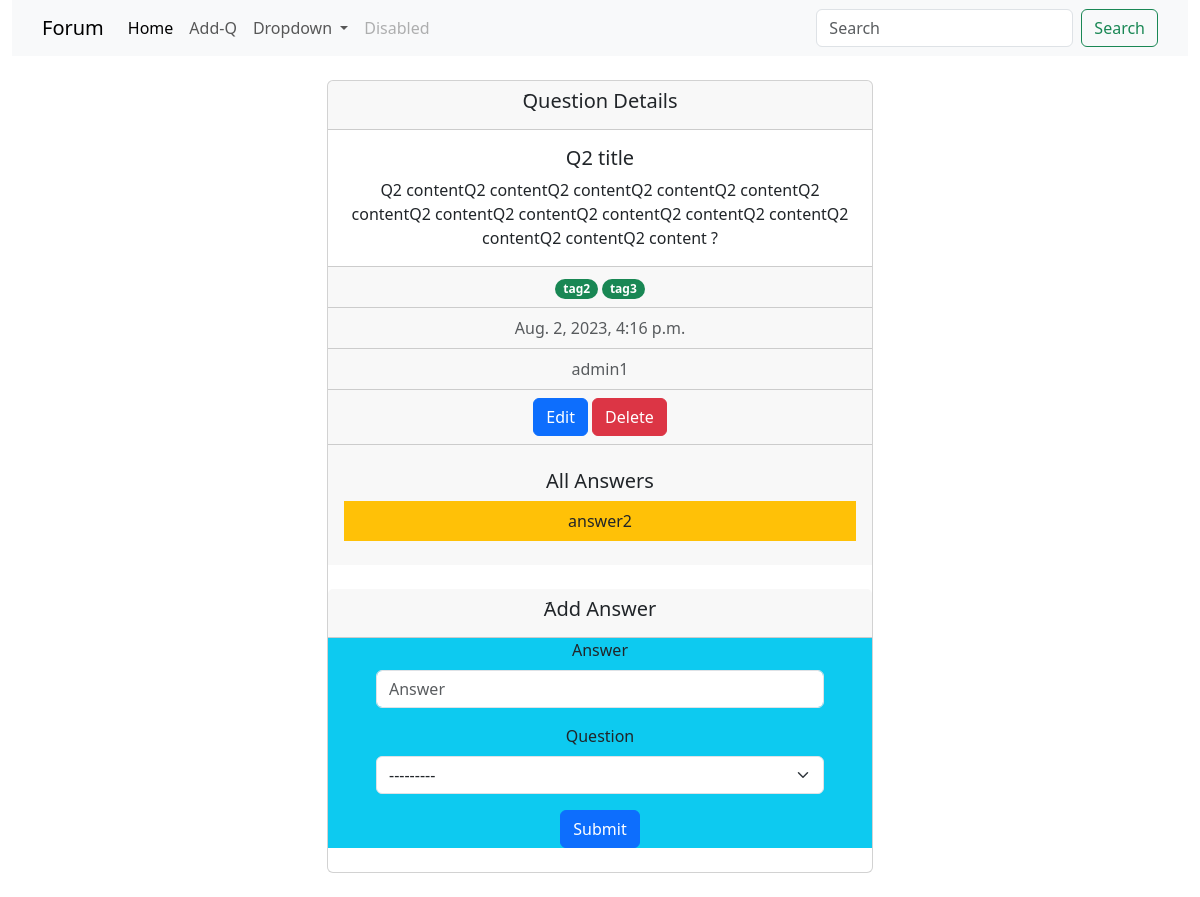
/questions/2, run on an earlier commit of the app's database.
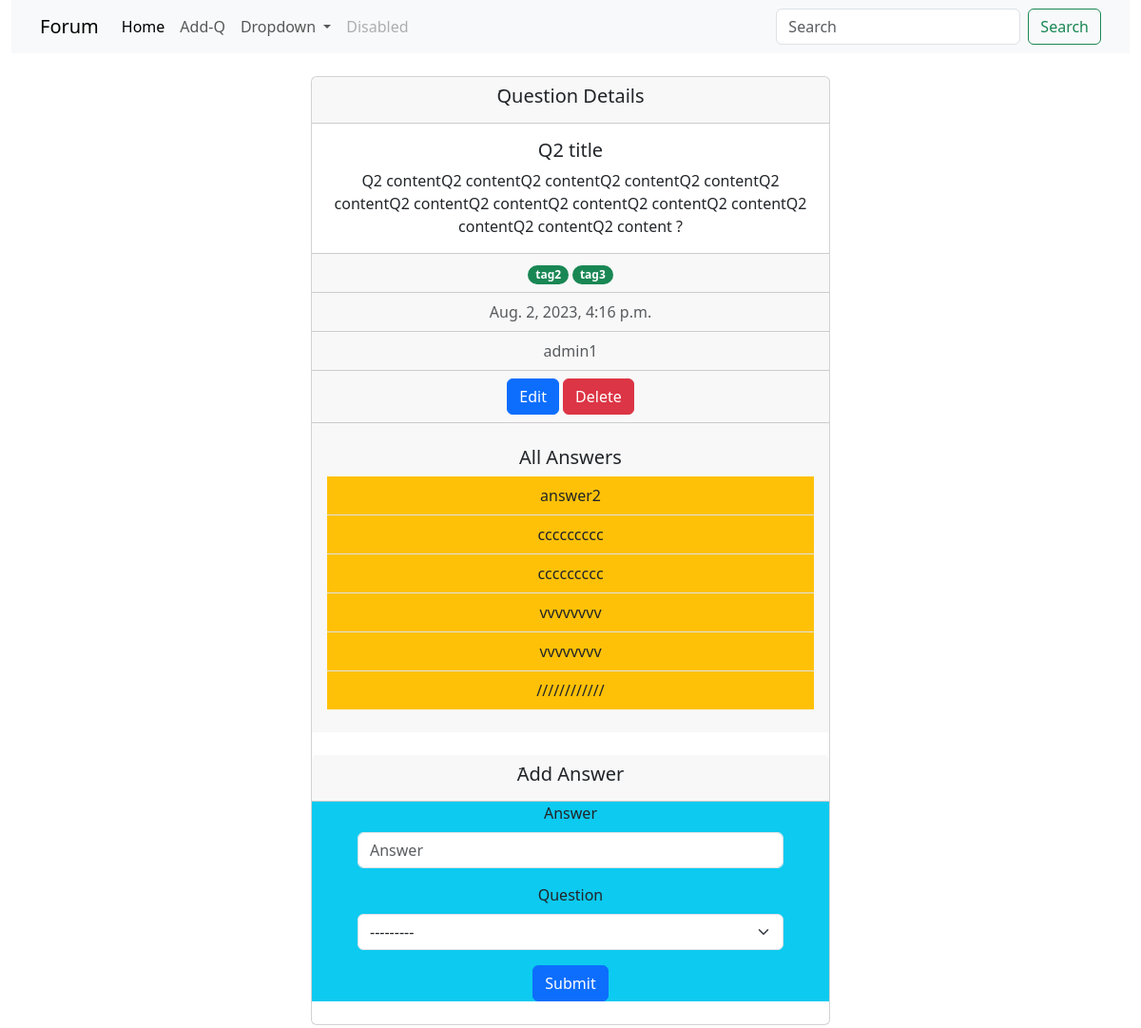
And on a later commit of the database.
### forum/models.py (models this page shows, shortened)
class Answer(models.Model):
    author = models.ForeignKey(User, related_name='answer_user', on_delete=models.CASCADE)
    answer = models.CharField(max_length=100)
    created_at = models.DateTimeField(default=timezone.now)
    question = models.ForeignKey(Question, related_name='answer_question', on_delete=models.CASCADE)

### forum/views.py (the view, shortened to what this page needs)
# urls.py: path('questions/<int:pk>', QuestionDatail.as_view()),
class QuestionDatail(DetailView):
    model = Question
    template_name = 'forum/question_details.html'
    def get_context_data(self, **kwargs):
        context = super().get_context_data(**kwargs)
        q = self.object
        context['answers'] = Answer.objects.filter(question=q)
        context['answer_form'] = AnswerForm
        return context

### forum/models.py (called while the page is built)
    def __str__(self):
        return self.question

### forum/templates/forum/question_details.html (shortened to what the changed rows need)
<!doctype html>
<html lang="en">
<head>
    <link rel="stylesheet" href="https://cdnjs.cloudflare.com/ajax/libs/bootstrap/5.3.0/css/bootstrap.min.css"
 />
    {% load bootstrap5 %}
    {% bootstrap_css %}
</head>
<body>
    <div class="container-fluid">
        <div class="container my-4">
            <div class="row">
                <div class="col-6 mx-auto">
                    <div class="card text-center">
                        <div class="card-footer text-body-secondary">
                            {% for tag in object.tags.all %}
                            <span class="badge rounded-pill bg-success">{{tag}}</span>
                            {% endfor %}
                        </div>
                        <div class="card-footer py-4">
                            <ul class="list-group list-group-flush">
                                {% for answer in answers %}
                                <li class="list-group-item bg-warning">{{answer.answer}}</li>
                                {% endfor %}
                            </ul>
                        </div>
                    </div>
                </div>
            </div>
        </div>
    </div>
</body>
</html>

What changed in the data, as far as the page shows it:
added Answer: answer "ccccccccc"
added Answer: answer "ccccccccc"
added Answer: answer "vvvvvvvv"
added Answer: answer "vvvvvvvv"
added Answer: answer "////////////"
